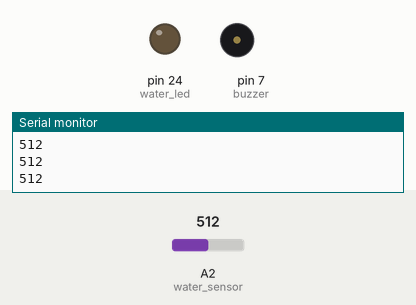
Recording of a sketch running on a simulated Arduino Mega 2560, built with avr-gcc and run on an emulated ATmega2560. Shown: output pins drawn as LEDs (lit = HIGH), buzzer (waves = sounding, pin HIGH), the last lines printed to the serial monitor. Inputs (shaded band) come from the test bench; at power-on: A2 (water_sensor) = 512.

Above: at 1.2 s.
1.3 s: A2 (water_sensor) set to 674
2.8 s: A2 (water_sensor) set to 702
At 3.3 s:
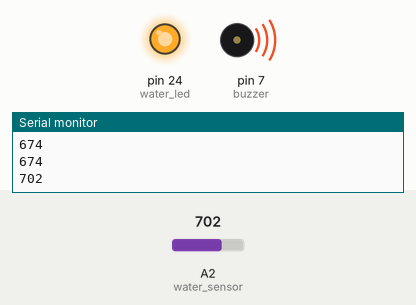
4.5 s: A2 (water_sensor) set to 680
At 5.7 s:
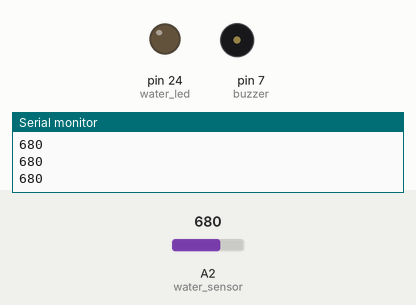
6.0 s: A2 (water_sensor) set to 700
At 6.9 s:
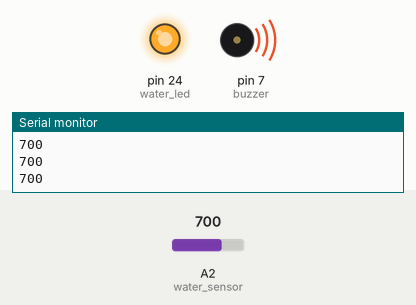
Timing chart, 0 to 8.5 s (numbered marks = the images above; inputs shaded):
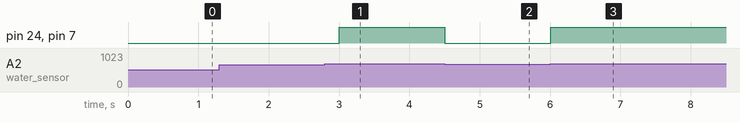

Measured:
- the behaviour switches between 690 and 691 on A2 (water_sensor) (found by bisection; images 0 and 1)
- after the input at 2.8 s, pin 24 (water_led), pin 7 (buzzer): LOW → HIGH after 0.20 s
- after the input at 4.5 s, pin 24 (water_led), pin 7 (buzzer): HIGH → LOW at once
- after the input at 6.0 s, pin 24 (water_led), pin 7 (buzzer): LOW → HIGH at once

The sketch:

water_sensor.ino
```cpp
#define water_sensor A2
#define water_led 24
#define buzzer 7

void setup()
{
  pinMode(water_led,OUTPUT);
  pinMode(buzzer,OUTPUT);
  Serial.begin(9600);
}

void loop()
{
  int water = analogRead(water_sensor);
  Serial.println(water);
  if (water > 690)
  {
    digitalWrite(water_led,HIGH);
	digitalWrite(buzzer,HIGH);

  }
  else
  {
    digitalWrite(water_led,LOW);
	digitalWrite(buzzer,LOW);
  }
  delay(300);

}
```
